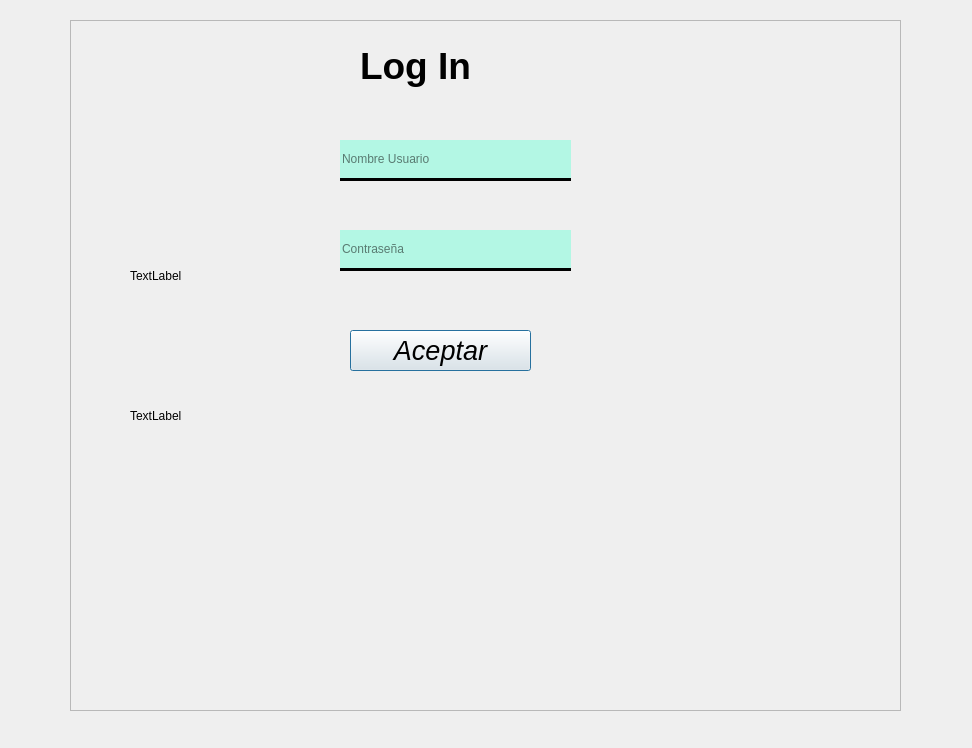
<?xml version="1.0" encoding="UTF-8"?>
<ui version="4.0">
 <class>Dialog</class>
 <widget class="QDialog" name="Dialog">
  <property name="geometry">
   <rect>
    <x>0</x>
    <y>0</y>
    <width>972</width>
    <height>748</height>
   </rect>
  </property>
  <property name="windowTitle">
   <string>Dialog</string>
  </property>
  <widget class="QFrame" name="frame">
   <property name="geometry">
    <rect>
     <x>70</x>
     <y>20</y>
     <width>831</width>
     <height>691</height>
    </rect>
   </property>
   <property name="frameShape">
    <enum>QFrame::StyledPanel</enum>
   </property>
   <property name="frameShadow">
    <enum>QFrame::Raised</enum>
   </property>
   <widget class="QLabel" name="inicio_sesion">
    <property name="geometry">
     <rect>
      <x>290</x>
      <y>10</y>
      <width>211</width>
      <height>71</height>
     </rect>
    </property>
    <property name="font">
     <font>
      <pointsize>28</pointsize>
      <weight>75</weight>
      <bold>true</bold>
     </font>
    </property>
    <property name="text">
     <string>Log In</string>
    </property>
   </widget>
   <widget class="QLineEdit" name="nombre_usuario">
    <property name="geometry">
     <rect>
      <x>270</x>
      <y>120</y>
      <width>231</width>
      <height>41</height>
     </rect>
    </property>
    <property name="styleSheet">
     <string notr="true">background-color: rgba(117, 255, 216, 125);
border: none;
border-bottom: 3px solid rgb(0, 0, 0);</string>
    </property>
    <property name="placeholderText">
     <string>Nombre Usuario</string>
    </property>
   </widget>
   <widget class="QLineEdit" name="nombre_contrasenia">
    <property name="geometry">
     <rect>
      <x>270</x>
      <y>210</y>
      <width>231</width>
      <height>41</height>
     </rect>
    </property>
    <property name="styleSheet">
     <string notr="true">background-color: rgba(117, 255, 216, 125);
border: none;
border-bottom: 3px solid rgb(0, 0, 0);</string>
    </property>
    <property name="echoMode">
     <enum>QLineEdit::PasswordEchoOnEdit</enum>
    </property>
    <property name="placeholderText">
     <string>Contraseña</string>
    </property>
   </widget>
   <widget class="QPushButton" name="aceptar">
    <property name="geometry">
     <rect>
      <x>280</x>
      <y>310</y>
      <width>181</width>
      <height>41</height>
     </rect>
    </property>
    <property name="font">
     <font>
      <pointsize>20</pointsize>
      <italic>true</italic>
     </font>
    </property>
    <property name="text">
     <string>Aceptar</string>
    </property>
   </widget>
   <widget class="QLabel" name="label">
    <property name="geometry">
     <rect>
      <x>60</x>
      <y>330</y>
      <width>191</width>
      <height>131</height>
     </rect>
    </property>
    <property name="styleSheet">
     <string notr="true">border-image: url(:/prefijoNuevo/logo.jpg);</string>
    </property>
    <property name="text">
     <string>TextLabel</string>
    </property>
   </widget>
   <widget class="QLabel" name="label_2">
    <property name="geometry">
     <rect>
      <x>60</x>
      <y>210</y>
      <width>61</width>
      <height>91</height>
     </rect>
    </property>
    <property name="text">
     <string>TextLabel</string>
    </property>
   </widget>
  </widget>
 </widget>
 <resources>
  <include location="../images/recursos.qrc"/>
 </resources>
 <connections/>
</ui>
